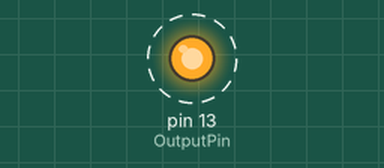
This sketch was run on a simulated Arduino Uno, built with avr-gcc and run on an emulated ATmega328P. On the bench: output pins drawn as LEDs (lit = HIGH). Dashed ring = blinking.

Above: at 0.5 s.
Timing chart, 0 to 4.6 s (numbered marks = the images above):
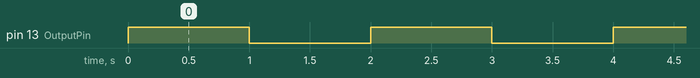

The sketch:

Lab1.ino
```cpp
/*
  Modified Blink Example, by Closebracket
*/
// Pin for Output. Declare the int and initialise it in order to get output from the digital outputs on the arduino.
int OutputPin = 13;

// the setup function runs once when you press reset or power the board
void setup() {

  // initialize digital pin LED_BUILTIN as an output.
  pinMode(OutputPin, OUTPUT);
}

// the loop function runs over and over again forever
void loop() {
  digitalWrite(OutputPin, HIGH);   // turn the LED on (HIGH is the voltage level)
  delay(1000);                       // wait for a second
  digitalWrite(OutputPin, LOW);    // turn the LED off by making the voltage LOW
  delay(1000);                       // wait for a second
}
```

Measured:
- by itself, pin 13 (OutputPin): alternates HIGH for 1.0 s and LOW for 1.0 s
